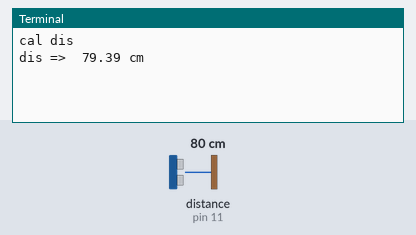
The program below on a simulated Raspberry Pi (header pin numbers). Shown: the last lines printed to the terminal. The test bench sets the inputs (shaded band); at power-on: distance to the obstacle (sensor on pin 11) 80 cm. The echo pulse lasts 58.3 µs per cm; the clock reads 2024-03-15 10:24:30 at power-on unless the program sets it.

Above: at 1.2 s.
1.3 s: distance to the obstacle (sensor on pin 11) set to 2 cm
At 2.6 s:
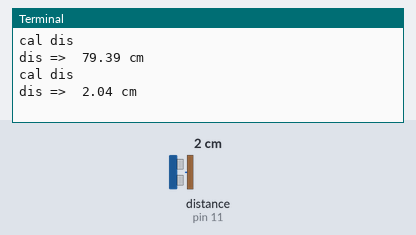
2.8 s: distance to the obstacle (sensor on pin 11) set to 4 cm
At 3.8 s:
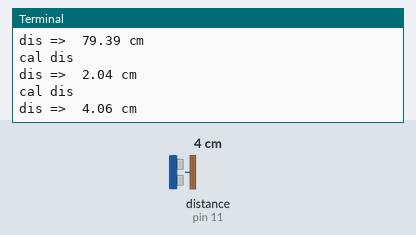
Timing chart, 0 to 5.8 s (numbered marks = the images above; inputs shaded):
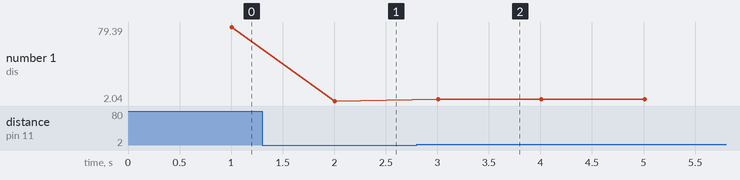

Measured:
- after the input at 1.3 s, the terminal: prints a new line after 0.71 s (image 1)
- after the input at 2.8 s, the terminal: prints a new line after 0.21 s (image 2)
- plotted number 1: 79.39 → 2.04 after the input at 1.3 s, 2.04 → 4.07 after the input at 2.8 s

The program:

rasp_us.py
```python
import RPi.GPIO as GPIO
import time

def main():
    pin_trig = 13
    pin_echo = 11

    GPIO.setmode(GPIO.BOARD)
    GPIO.setup(pin_trig, GPIO.OUT)
    GPIO.setup(pin_echo, GPIO.IN)

    start_time = 0
    stop_time = 0

    while True:
        GPIO.output(pin_trig, False)
        time.sleep(1)

        print('cal dis')
        GPIO.output(pin_trig, True)
        time.sleep(0.000001)
        GPIO.output(pin_trig, False)

        while GPIO.input(pin_echo) == 0:
            start_time = time.time()
        while GPIO.input(pin_echo) == 1:
            stop_time = time.time()

        time_inter = stop_time - start_time
        dis = time_inter * 17000
        dis = round(dis, 2)

        print('dis => ', dis, 'cm')
    GPIO.cleanup()

if __name__ == '__main__':
    main()
```
